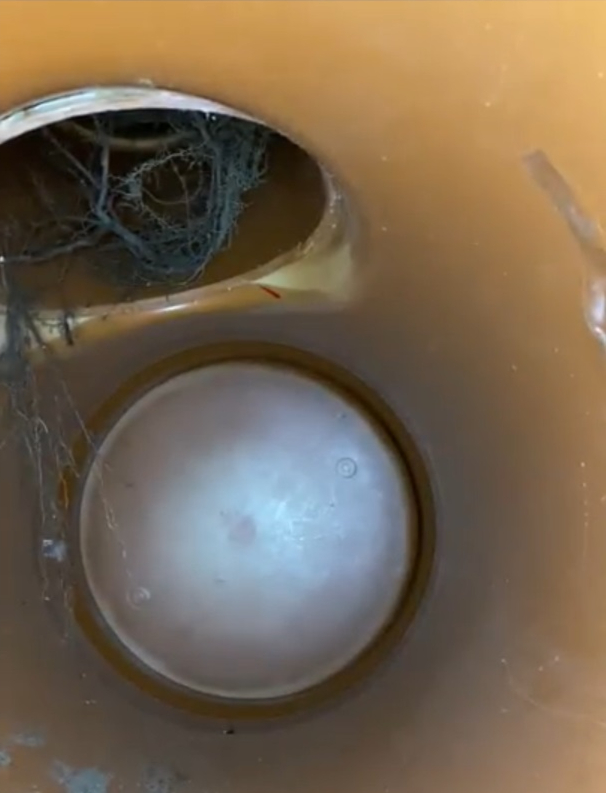
#> input picture rootRecognition/roots_IMG9.jpg, 606 x 793 px, found by its file name
$ python root.py
#> lines starting #> are read from the running program, lines starting #| are printed output that depends on the picture; after the words box and inside, x2 and y2 are one past the last pixel; in counts of white or black regions, pixels touching at a corner belong together; long printed decimals are rounded
#> further down, img is the input picture: shape (793, 606, 3); mean B, G, R 80.6, 100.9, 117.9
### rootRecognition/isolate.py
import numpy as np
import cv2
def findBackPlate(img,dp,min_dist,param1,param2,min_radius,max_radius):
#> called with dp = 1.4, min_dist = 200, param1 = 180, param2 = 90, min_radius = 50, max_radius = 183
    try:
        grey = img.copy()
        grey= cv2.cvtColor(grey, cv2.COLOR_BGR2GRAY)
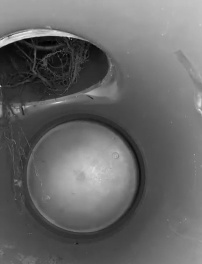
#> grey: shape (264, 202); min 1, max 234, mean 103.7
        output = img.copy()
        circles = cv2.HoughCircles(grey, cv2.HOUGH_GRADIENT, dp, min_dist,param1=param1,param2=param2,minRadius=min_radius,maxRadius=max_radius)
#> circles = [[79.1, 177.1, 56.44]]

        if circles is not None and len(circles[0]) < 2:
            circles = np.round(circles[0, :]).astype("int")
#> circles = [[79, 177, 56]]
                # loop over t67he (x, y) coordinates and radius of the circles
            for (x, y, r) in circles:
                # draw the circle in the output image, then draw a rectangle
                # corresponding to the center of the circle
                cv2.circle(output, (x, y), r, (0, 0, 0), -1)
                cv2.rectangle(output, (x - 5, y - 5), (x + 5, y + 5), (0, 128, 255), -1)
#> this loop made 1 pass
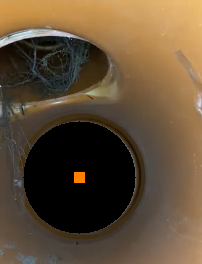
#> output: shape (264, 202, 3); mean of channels 0, 1, 2 54.8, 77.3, 95.9; drawn as B, G, R
                #print(r)
    except:
        output = img
    return (output)

### rootRecognition/root.py
import cv2
import numpy as np
import glob
import isolate
from matplotlib import pyplot as plt
def checkForRoots(img):
    img = cv2.resize(img, (int(img.shape[1]/3), int(img.shape[0]/3)))
    imgCopy = img.copy()
    img = isolate.findBackPlate(img,1.4,200,180,90,50,int(imgCopy.shape[1]/1.1))
    img = isolate.findBackPlate(img,1.4,250,200,78,40,int(imgCopy.shape[1]/1.1))
#> call 2 of findBackPlate, with dp = 1.4, min_dist = 250, param1 = 200, param2 = 78, min_radius = 40, max_radius = 183
#> in findBackPlate (call 2), `grey= cv2.cvtColor(grey, cv2.COLOR_BGR2GRAY)`:
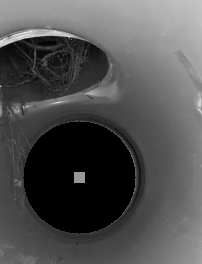
#> grey: shape (264, 202); min 0, max 234, mean 80.3
#> in findBackPlate (call 2), `circles = cv2.HoughCircles(grey, cv2.HOUGH_GRADIENT, dp, min_dist,para..`: circles = None
    edges = cv2.Canny(img,100,200)
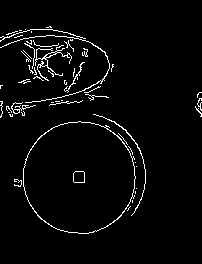
#> edges: shape (264, 202); 3.4% white in thin lines or dots, all inside (x1, y1, x2, y2) = (0, 26, 202, 234)
    plt.subplot(131),plt.imshow(img,cmap = 'gray')
    plt.title('Original Image'), plt.xticks([]), plt.yticks([])
    edges = edges[0:int(edges.shape[0]/2), 0:edges.shape[1]]
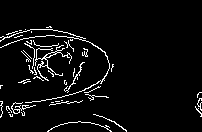
#> edges: shape (132, 202); 4.9% white in thin lines or dots, all inside (x1, y1, x2, y2) = (0, 26, 202, 132)

    hist = cv2.calcHist([edges],[0],None,[256],[0,256])
#> hist = 256 values, max 25350 at index 0, min 0 at index 1, mean 104.2
    '''plt.subplot(132),plt.imshow(edges,cmap = 'gray')
    plt.title('Edges Image'), plt.xticks([]), plt.yticks([])

    plt.show()
    cv2.waitKey()'''
    print(hist[-1]/hist[0])
#| [0.05183]
    return (hist[-1]/hist[0] > 0.0144)
img = cv2.imread("roots_IMG9.JPG")
print(checkForRoots(img))
#| [ True]

$ run again, with rootRecognition/roots_IMG1.jpg copied over rootRecognition/roots_IMG9.jpg
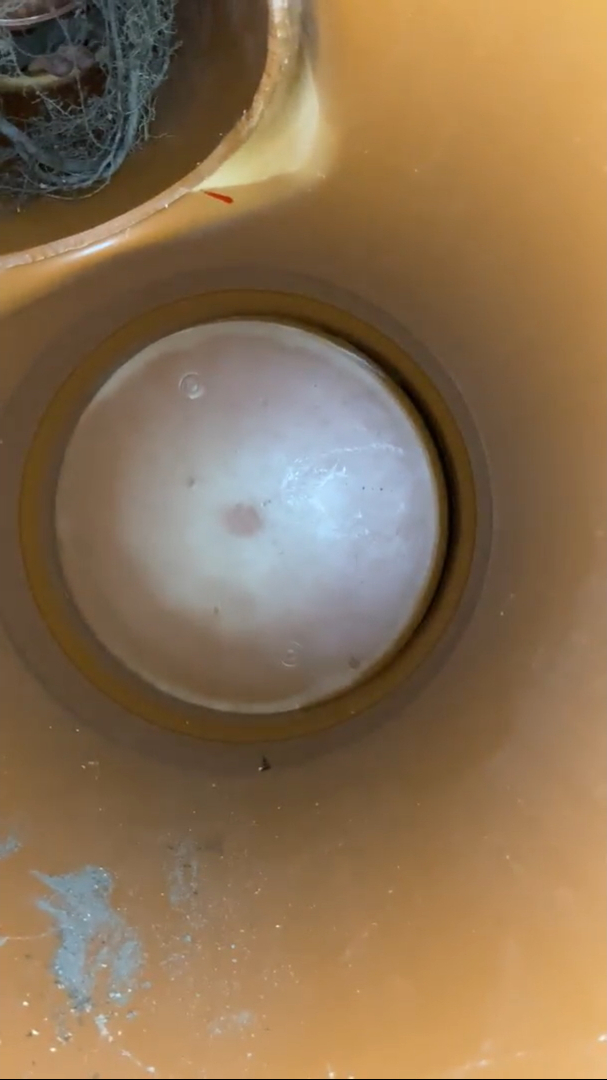
#> input picture rootRecognition/roots_IMG1.jpg, 607 x 1080 px, found by its file name
#> img is the input picture: shape (1080, 607, 3); mean B, G, R 82.7, 113.1, 139.1
#> img: shape (360, 202, 3)
#> in findBackPlate, `circles = cv2.HoughCircles(grey, cv2.HOUGH_GRADIENT, dp, min_dist,para..`: circles = [[83.3, 171.5, 65.96]]
#> in findBackPlate, `circles = np.round(circles[0, :]).astype("int")`: circles = [[83, 172, 66]]
#> the loop in findBackPlate, `for (x, y, r) in circles:` made 1 pass
#> in findBackPlate (call 2), `grey= cv2.cvtColor(grey, cv2.COLOR_BGR2GRAY)`:
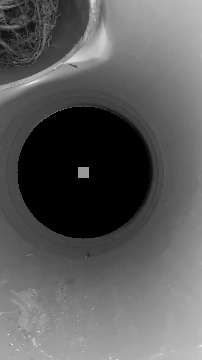
#> grey: shape (360, 202); min 0, max 239, mean 92
#> in findBackPlate (call 2), `circles = cv2.HoughCircles(grey, cv2.HOUGH_GRADIENT, dp, min_dist,para..`: circles = None
#> in checkForRoots, `edges = edges[0:int(edges.shape[0]/2), 0:edges.shape[1]]`:
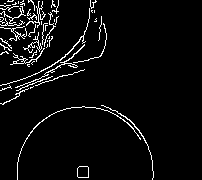
#> edges: shape (180, 202); 4.9% white in thin lines or dots, all inside (x1, y1, x2, y2) = (0, 0, 154, 180)
#> hist = 256 values, max 34591 at index 0, min 0 at index 1, mean 142
#| [0.05114]
#| [ True]

$ run again, with rootRecognition/roots_IMG2.jpg copied over rootRecognition/roots_IMG9.jpg
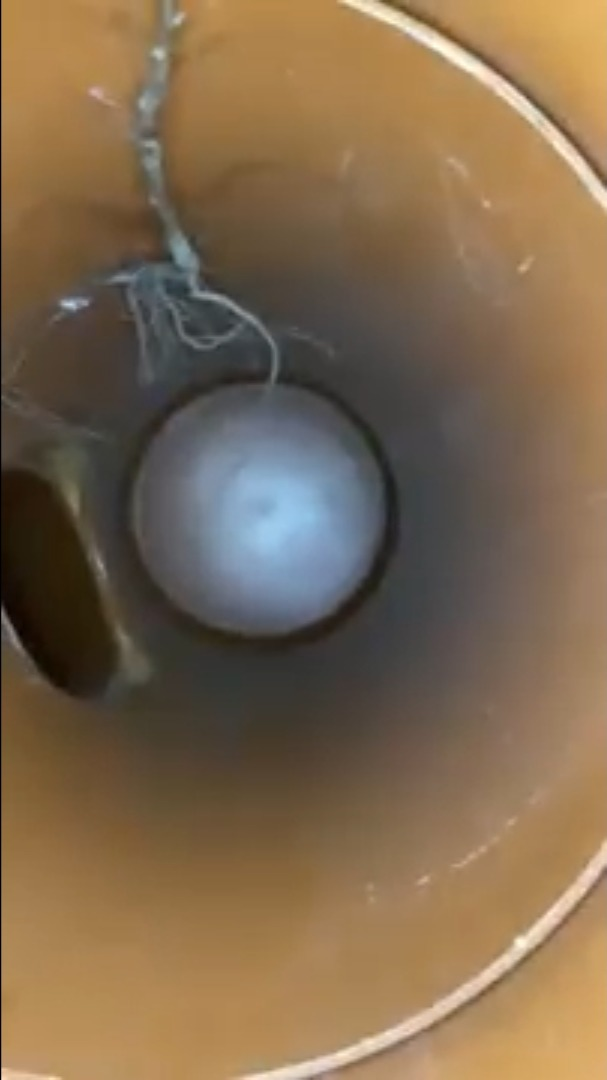
#> input picture rootRecognition/roots_IMG2.jpg, 607 x 1080 px, found by its file name
#> img is the input picture: shape (1080, 607, 3); mean B, G, R 79.1, 105.5, 127.7
#> img: shape (360, 202, 3)
#> in findBackPlate, `grey= cv2.cvtColor(grey, cv2.COLOR_BGR2GRAY)`:
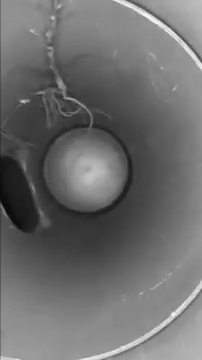
#> grey: shape (360, 202); min 7, max 250, mean 109.2
#> circles = None
#> in checkForRoots, `edges = edges[0:int(edges.shape[0]/2), 0:edges.shape[1]]`:
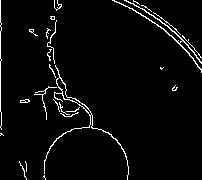
#> edges: shape (180, 202); 3.5% white in thin lines or dots
#> hist = 256 values, max 35073 at index 0, min 0 at index 1, mean 142
#| [0.03669]
#| [ True]
